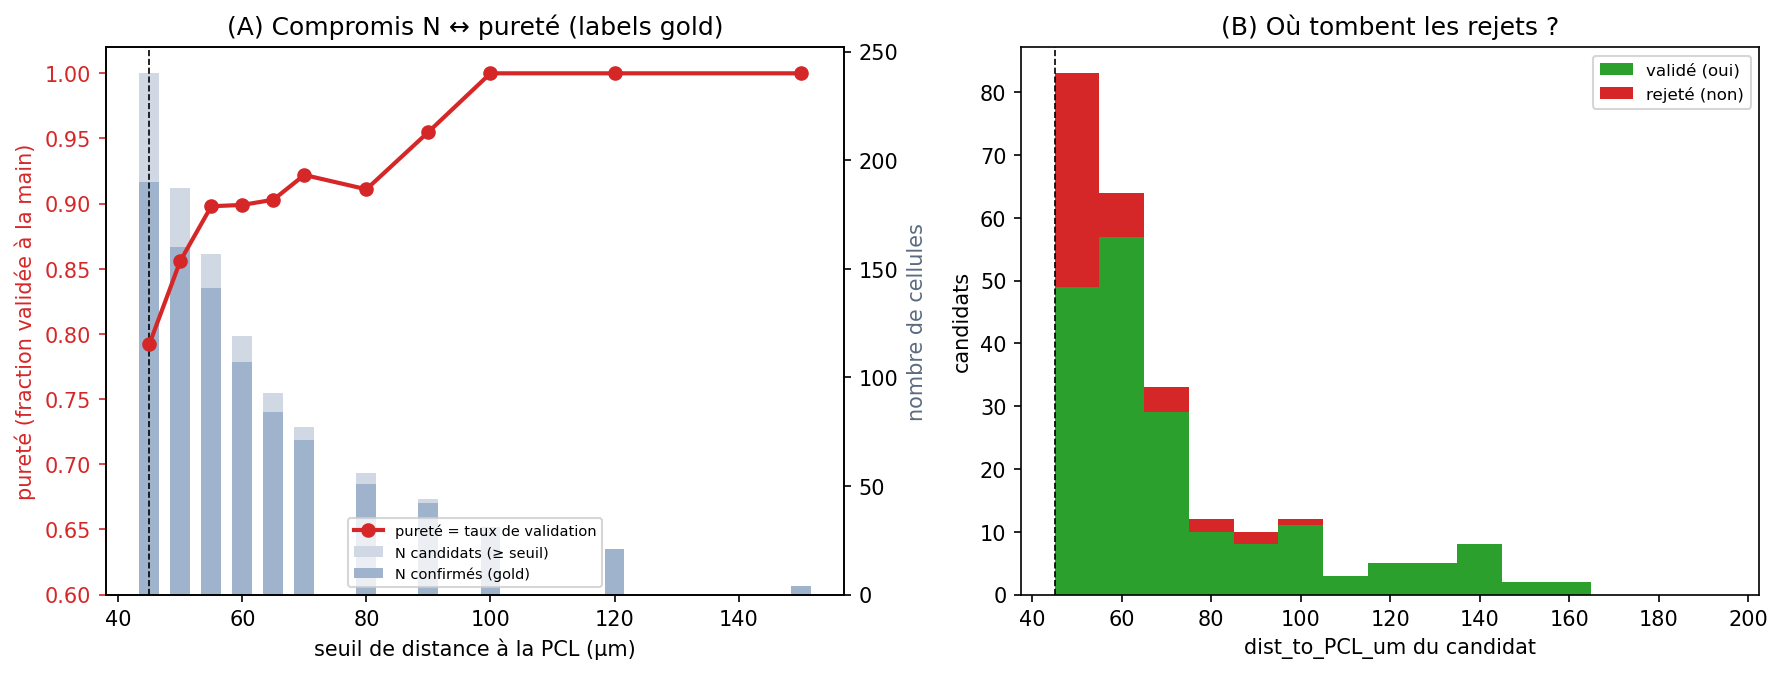

Write Python code to recreate this figure.
#!/usr/bin/env python
"""
Objectify the N <-> purity trade-off of the ML_MIN_DEPTH (45 um) gate.

Two complementary views, both anchored on dist_to_PCL_um:

(A) PURITY vs distance, using the swipe GOLD labels.
    The 240 FC candidates were all called by segmentation at dist>=45 um, then
    curated by hand (yes/no). For a candidate threshold D, among candidates with
    dist>=D we report N (cells kept), N_yes (human-confirmed), and
    purity = N_yes / N  (= the manual validation rate = a direct purity readout).
    This shows: raising D -> fewer cells but higher purity.

(B) N-cost of the gate, using the Ambiguous_BG pool.
    Bergmann in the ML but closer than 45 um were demoted to Ambiguous_BG.
    Lowering the gate would re-admit them. We count how many sit in each distance
    band below 45 um -> how many extra (un-validated, lower-confidence) cells a
    looser gate would add.

Inputs : fc_decisions_zhuang.csv, ../layer_segmentation/BG_assignments_kept.csv
Outputs: threshold_scan.csv, threshold_scan.png
"""
import os, numpy as np, pandas as pd
import matplotlib; matplotlib.use("Agg"); import matplotlib.pyplot as plt

HERE = os.path.dirname(os.path.abspath(__file__))
dec  = pd.read_csv(os.path.join(HERE, "fc_decisions_zhuang.csv"))
kept = pd.read_csv(os.path.join(HERE, "..", "layer_segmentation", "BG_assignments_kept.csv"))

dec["yes"] = (dec["decision"] == "yes")
N_TOTAL   = len(dec)
N_YES_ALL = int(dec["yes"].sum())
print(f"swipe candidates: {N_TOTAL}  |  human-confirmed yes: {N_YES_ALL}  "
      f"(baseline purity at 45 um = {N_YES_ALL/N_TOTAL:.3f})")

# ---- (A) purity vs distance threshold (gold-label validation rate) ----
D_grid = [45, 50, 55, 60, 65, 70, 80, 90, 100, 120, 150]
rowsA = []
for D in D_grid:
    m = dec["dist_to_PCL_um"] >= D
    n = int(m.sum()); nyes = int((m & dec["yes"]).sum())
    rowsA.append(dict(threshold_um=D, n_candidates=n, n_confirmed=nyes,
                      purity=round(nyes / n, 3) if n else np.nan,
                      pct_of_gold_kept=round(100 * nyes / N_YES_ALL, 1)))
A = pd.DataFrame(rowsA)
print("\n(A) purity vs distance (gold labels):")
print(A.to_string(index=False))

# ---- (B) N-cost of relaxing the 45 um gate (Ambiguous_BG re-admitted) ----
amb = kept[kept["region"] == "Ambiguous_BG"]
bands = [(30, 45), (20, 30), (15, 20), (8, 15)]
rowsB = []
cum = 0
for lo, hi in bands:
    n = int(((amb["dist_to_PCL_um"] >= lo) & (amb["dist_to_PCL_um"] < hi)).sum())
    cum += n
    rowsB.append(dict(band_um=f"[{lo},{hi})", n_ambiguous_readmitted=n,
                      cumulative_extra_if_gate=lo, cumulative_extra_cells=cum))
B = pd.DataFrame(rowsB)
print("\n(B) extra (un-validated) cells if the 45 um gate were lowered:")
print(B.to_string(index=False))

# ---- save combined CSV ----
out_csv = os.path.join(HERE, "threshold_scan.csv")
with open(out_csv, "w") as f:
    f.write("# (A) purity vs distance threshold (gold-label validation rate)\n")
    A.to_csv(f, index=False)
    f.write("\n# (B) extra un-validated cells re-admitted if the 45um gate is lowered\n")
    B.to_csv(f, index=False)
print("\nsaved", out_csv)

# ---- figure ----
fig, (ax1, ax2) = plt.subplots(1, 2, figsize=(12, 4.6))

# left: purity & N vs threshold
axb = ax1.twinx()
axb.bar(A["threshold_um"], A["n_candidates"], width=3.2, color="#cfd8e3",
        label="N candidats (≥ seuil)", zorder=1)
axb.bar(A["threshold_um"], A["n_confirmed"], width=3.2, color="#9fb4cc",
        label="N confirmés (gold)", zorder=2)
ax1.plot(A["threshold_um"], A["purity"], "-o", color="#d62728", lw=2,
         label="pureté = taux de validation", zorder=3)
ax1.axvline(45, color="k", ls="--", lw=0.8)
ax1.annotate("seuil actuel\n45 µm", (45, 0.5), fontsize=8, ha="left",
             xytext=(50, 0.55), color="k")
ax1.set_xlabel("seuil de distance à la PCL (µm)")
ax1.set_ylabel("pureté (fraction validée à la main)", color="#d62728")
ax1.set_ylim(0.6, 1.02); ax1.tick_params(axis="y", colors="#d62728")
axb.set_ylabel("nombre de cellules", color="#5b6b80")
ax1.set_title("(A) Compromis N ↔ pureté (labels gold)")
h1, l1 = ax1.get_legend_handles_labels(); h2, l2 = axb.get_legend_handles_labels()
ax1.legend(h1 + h2, l1 + l2, fontsize=7, loc="lower center")
ax1.set_zorder(axb.get_zorder() + 1); ax1.patch.set_visible(False)

# right: distance distribution, yes vs no
ax2.hist([dec.loc[dec.yes, "dist_to_PCL_um"], dec.loc[~dec.yes, "dist_to_PCL_um"]],
         bins=np.arange(45, 200, 10), stacked=True,
         color=["#2ca02c", "#d62728"], label=["validé (oui)", "rejeté (non)"])
ax2.axvline(45, color="k", ls="--", lw=0.8)
ax2.set_xlabel("dist_to_PCL_um du candidat"); ax2.set_ylabel("candidats")
ax2.set_title("(B) Où tombent les rejets ?"); ax2.legend(fontsize=8)

fig.tight_layout()
out_png = os.path.join(HERE, "threshold_scan.png")
fig.savefig(out_png, dpi=150, bbox_inches="tight"); plt.close()
print("saved", out_png)
